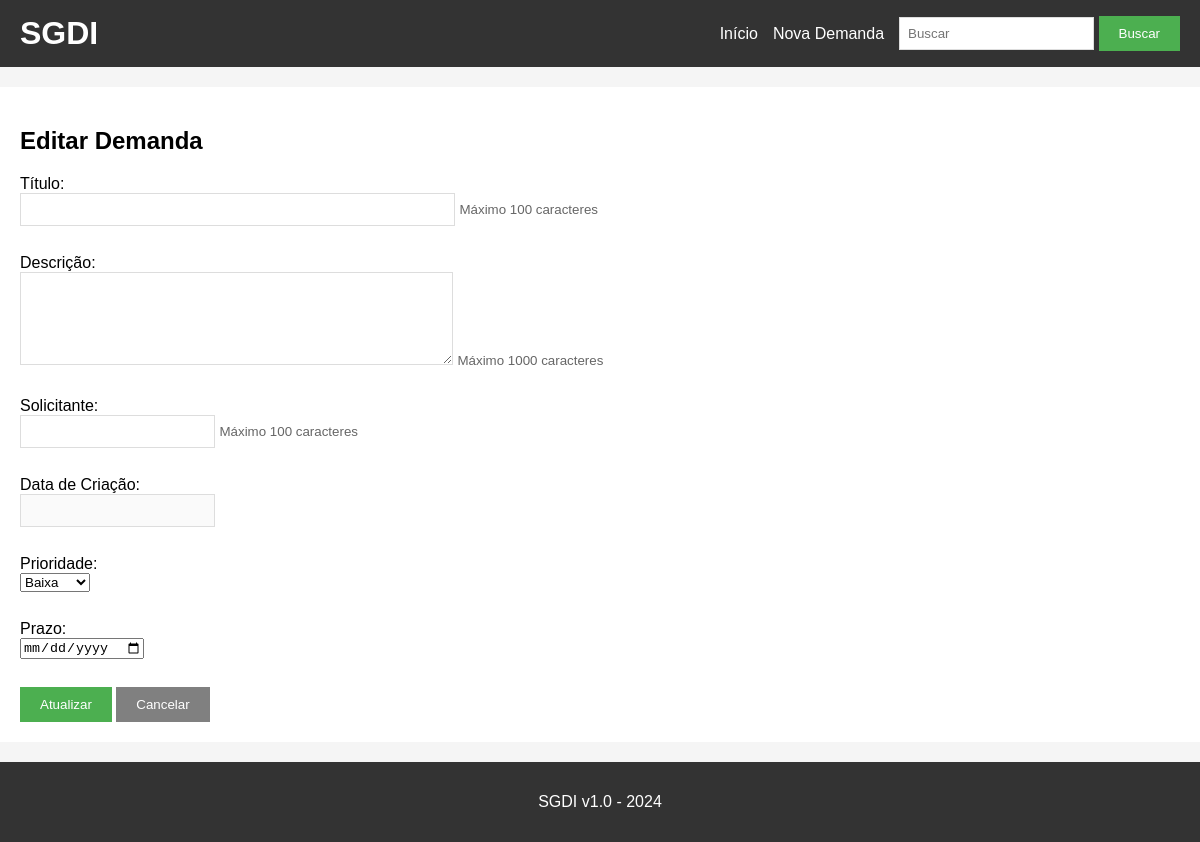
The page /editar/5 on the database as committed earlier.
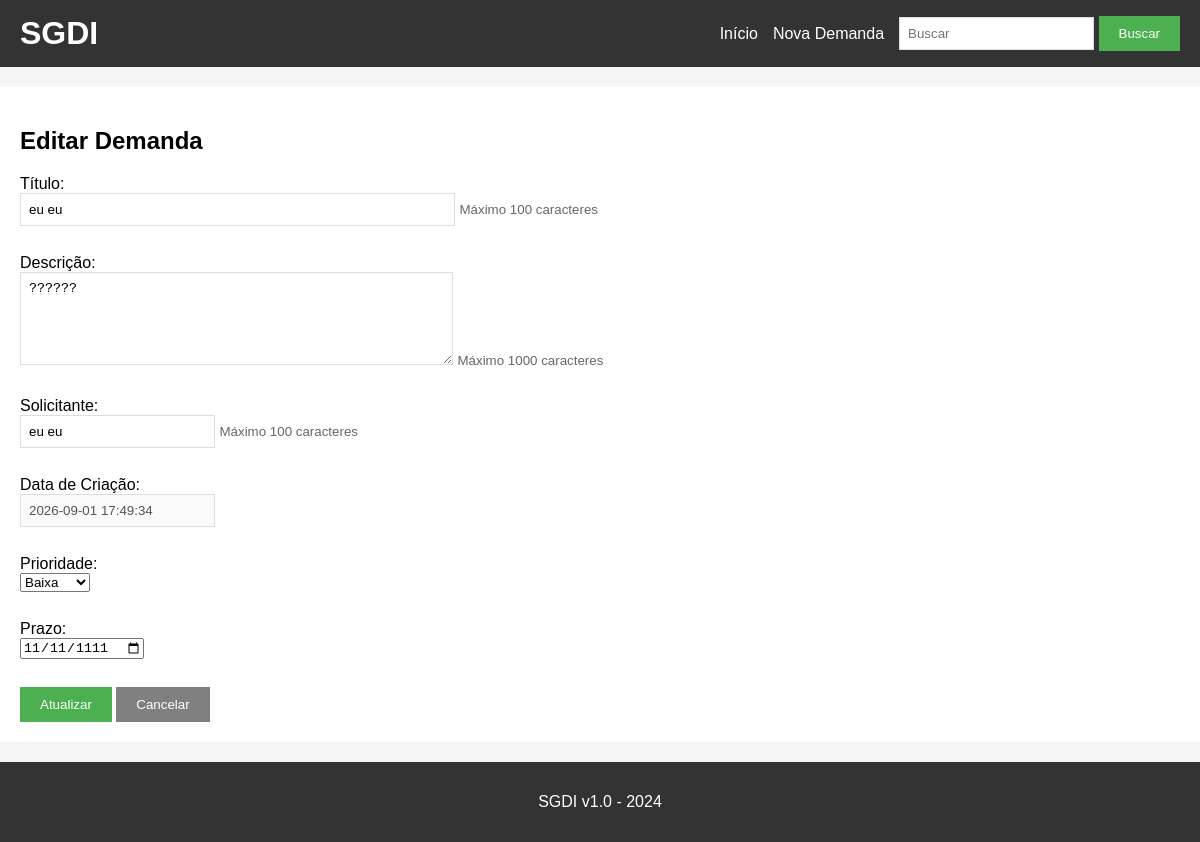
The same page on the database as committed later.
### tables this page shows
CREATE TABLE demandas (
    id INTEGER PRIMARY KEY AUTOINCREMENT,
    titulo TEXT NOT NULL,
    descricao TEXT,
    solicitante TEXT,
    data_criacao TEXT,
    prioridade TEXT,
    prazo TEXT
);

### app.py (the view, shortened to what this page needs)
@app.route('/editar/<id>', methods=['GET', 'POST'])
def editar(id):
    conn = get_db()
    cursor = conn.cursor()
    demanda = cursor.execute('SELECT * FROM demandas WHERE id=?', (id,)).fetchone()
    conn.close()
    return render_template('editar.html', demanda=demanda)

### app.py (called while the page is built)
def get_db():
    conn = sqlite3.connect('demandas.db')
    conn.row_factory = sqlite3.Row
    return conn

### templates/editar.html (shortened to what this page needs)
{% extends "base.html" %}
{% block content %}
<h2>Editar Demanda</h2>
<form method="POST" action="/editar/{{ demanda[0] }}">
    <div>
        <label>Título:</label><br>
        <input type="text" name="titulo" value="{{ demanda[1] }}" size="50" maxlength="100" required>
        <small style="color: #666;">Máximo 100 caracteres</small>
    </div>
    <br>
    <div>
        <label>Descrição:</label><br>
        <textarea name="descricao" rows="5" cols="50" maxlength="1000" required>{{ demanda[2] }}</textarea>
        <small style="color: #666;">Máximo 1000 caracteres</small>
    </div>
    <br>
    <div>
        <label>Solicitante:</label><br>
        <input type="text" name="solicitante" value="{{ demanda[3] }}" maxlength="100" required>
        <small style="color: #666;">Máximo 100 caracteres</small>
    </div>
    <br>
    <div>
        <label>Data de Criação:</label><br>
        <input type="text" value="{{ demanda[4] }}" disabled>
    </div>
    <br>
    <div>
        <label>Prioridade:</label><br>
        <select name="prioridade" required>
            <option value="Baixa">Baixa</option>
        </select>
    </div>
    <br>
    <div>
        <label>Prazo:</label><br>
        <input type="date" name="prazo" value="{{ demanda[6] }}" required>
    </div>
    <br>
    <button type="submit">Atualizar</button>
    <a href="/"><button type="button">Cancelar</button></a>
</form>
{% endblock %}

Rows that differ between the two databases and show on the page:
added demandas: titulo "eu eu", descricao "??????", solicitante "eu eu", data_criacao "2026-09-01 17:49:34", prazo "11/11/1111"
